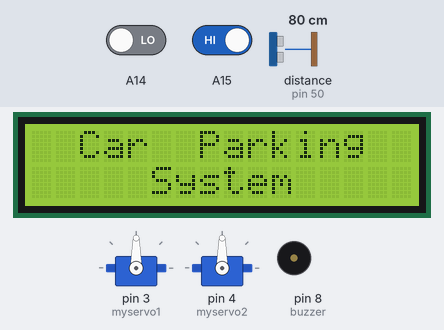
A sketch run on a simulated Arduino Mega 2560, built with avr-gcc and run on an emulated ATmega2560. Parts: 2 × servo, 16×2 character LCD, buzzer (waves = sounding). Wiring (inferred from the names in the program): ultrasonic range finder: trigger pin 49; echo pin 50. Inputs (shaded band) come from the test bench; at power-on: A14 LOW, A15 HIGH, distance to the obstacle (sensor on pin 50) 80 cm. The echo pulse lasts 58.3 µs per cm.

Above: at 0.07 s.
1.4 s: A14 driven HIGH
At 1.56 s:
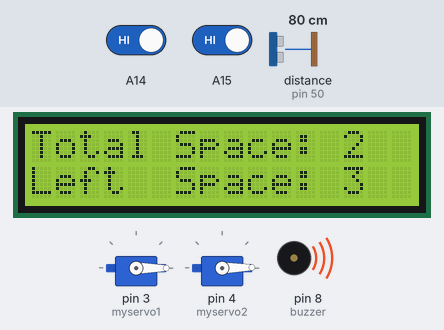
5.1 s: A15 driven LOW
7.1 s: A14 driven LOW
At 9.3 s:
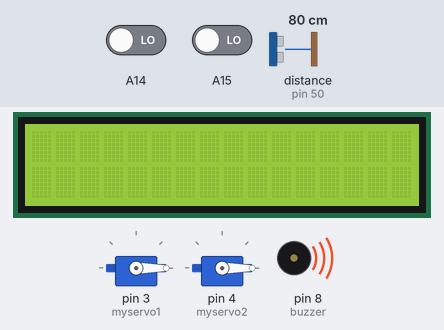
10.1 s: distance to the obstacle (sensor on pin 50) set to 4 cm
13.1 s: A15 driven HIGH
At 13.15 s:
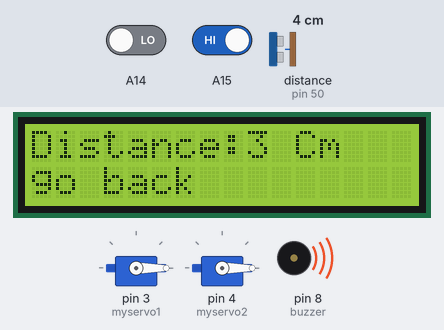
14.6 s: distance to the obstacle (sensor on pin 50) set to 120 cm
At 14.67 s:
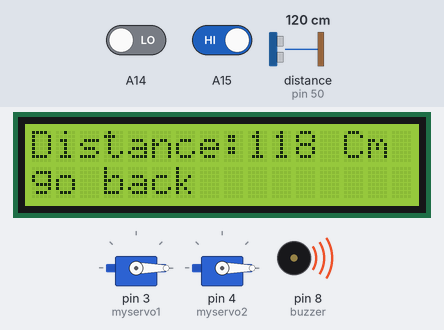
Timing chart, 0 to 17.1 s (numbered marks = the images above; inputs shaded):
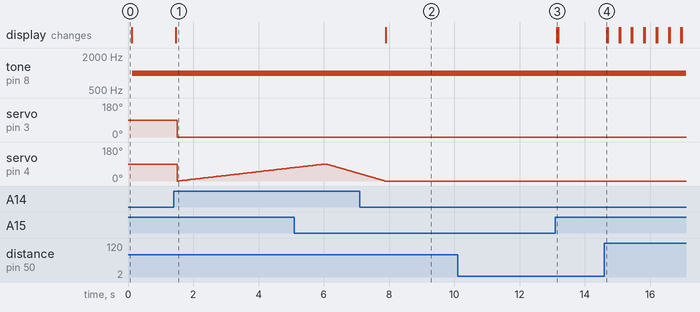

Measured:
- after the input at 1.4 s, servo on pin 3 (myservo1): 90° → 0° after 0.11 s; the display: changes after 0.06 s (image 1)
- after the input at 7.1 s, servo on pin 4 (myservo2): goes on until 7.9 s, then stays 0°
- after the input at 10.1 s, every drawn part: stays the same
- after the input at 13.1 s, the display: changes after 0.05 s (image 3)
- after the input at 14.6 s, the display: changes after 0.07 s (image 4)

The sketch:

Automated_Car_Parking.ino
```cpp
#include <LiquidCrystal.h>// initialize the library with the numbers of the interface pins
LiquidCrystal lcd(A0, A1, A2, A3, A4, A5);

#include <Servo.h> //includes the servo library
#include <Keypad.h>

#define len 5
int buzzer = 8;
int pos = 0;


/////for keypad//////////////////////////////////////////////////////////////////////////////////////
const byte ROWS = 4; //four rows
const byte COLS = 4; //four columns
//define the cymbols on the buttons of the keypads

char hexaKeys[ROWS][COLS] = {
  {'7', '8', '9', 'D'},
  {'4', '5', '6', 'M'},
  {'1', '2', '3', 'S'},
  {'C', '0', '=', 'A'}
};


byte rowPins[ROWS] = {22, 23, 24, 25}; //connect to the row pinouts of the keypad
byte colPins[COLS] = {26, 27, 28, 29}; //connect to the column pinouts of the keypad


//initialize an instance of class NewKeypad
Keypad customKeypad = Keypad( makeKeymap(hexaKeys), rowPins, colPins, ROWS, COLS);

char user[len];
char password[len] = "2021";
byte count;
char key;

//////////////////////////////////////////////////////////////////////////////////////////////////////////

Servo myservo1;
Servo myservo2;


const int trigPin = 49; //trig pin connection
const int echoPin = 50;  //echopin connection

long duration;
int distance;

int Space;

void setup() {

  pinMode(trigPin, OUTPUT);
  pinMode(echoPin, INPUT);

  myservo1.attach(3);
  myservo2.attach(4);

  lcd.begin(16, 2);
  lcd.setCursor (0, 0);
  lcd.print("  Car  Parking  ");
  lcd.setCursor (0, 1);
  lcd.print("     System     ");
  delay (50);
  lcd.clear();
  Space = 2;
}

void loop() {
  digitalWrite(trigPin, LOW);
  delayMicroseconds(2);
  digitalWrite(trigPin, HIGH);
  delayMicroseconds(10);
  digitalWrite(trigPin, LOW);
  duration = pulseIn(echoPin, HIGH);
  distance = duration * 0.034 / 2;

  if (digitalRead (A15) == 0) {

    lcd.setCursor (0, 0);
    lcd.print("Total Space: ");
    lcd.print("2");

    lcd.setCursor (0, 1);
    lcd.print("Left Space: ");
    lcd.print(Space);
    delay(20);
    lcd.clear();
  }

  if (digitalRead (A15) != 0) {
    if (Space > 0) {
      if (distance < 500) {

        tone(buzzer, 1000);
        delay(20);
        lcd.setCursor(0, 0);
        lcd.print("Distance:");
        lcd.print(distance);
        lcd.print(" Cm ");
        lcd.setCursor(0, 1);
        lcd.print("go back");
        delay(30);
        lcd.clear();
      }
      else
      {
        noTone(buzzer);
        delay(50);
        lcd.setCursor (0, 0);
        lcd.print("Enter password");
        key = customKeypad.getKey();
        if (key)
        { user[count] = key;
          lcd.setCursor(count, 1);
          lcd.print(user[count]);
          count++;
        }

        if (count == len - 1)
        {
          if (!strcmp(user, password)) {
            lcd.clear();
            lcd.setCursor(0, 0);
            lcd.print("Password Matched");
            delay(50);
            count = 0;
            myservo1.write(0);

            for (pos = 0; pos <= 90; pos = pos + 1) { // goes from 0 degrees to 90 degrees
              // in steps of 1 degree
              myservo1.write(pos);              // tell servo to go to position in variable 'pos'
              delay(50);                       // waits 50ms for the servo to reach the position
            }

            for (pos = 90; pos >= 0; pos = pos - 1) { // goes from 90 degrees to 0 degrees
              myservo1.write(pos);              // tell servo to go to position in variable 'pos'
              delay(20);                       // waits 20ms for the servo to reach the position
            }

            Space = Space - 1;

          }

          else {
            lcd.clear();
            lcd.setCursor(0, 0);
            lcd.print("Wrong Password");
            delay(50);
            count = 0;
          }
        }

      }
    }
    else {
      lcd.clear();
      lcd.setCursor (0, 0);
      lcd.print(" Sorry no Space ");
      lcd.setCursor (0, 1);
      lcd.print("    Available    ");
      delay (50);
    }
  }

  if (digitalRead (A14) != 0) {

    if (Space < 5) {
      Space = Space + 1;

      lcd.setCursor (0, 0);
      lcd.print("Total Space: ");
      lcd.print("2");

      lcd.setCursor (0, 1);
      lcd.print("Left  Space: ");
      lcd.print(Space);
      delay(50);
      myservo1.write(0);

      for (pos = 0; pos <= 90; pos = pos + 1) { // goes from 0 degrees to 90 degrees
        // in steps of 1 degree
        myservo2.write(pos);              // tell servo to go to position in variable 'pos'
        delay(50);                       // waits 20ms for the servo to reach the position
      }

      for (pos = 90; pos >= 0; pos = pos - 1) { // goes from 90 degrees to 0 degrees
        myservo2.write(pos);              // tell servo to go to position in variable 'pos'
        delay(20);                       // waits 20ms for the servo to reach the position
      }
      lcd.clear();

    }
  }
}
```
